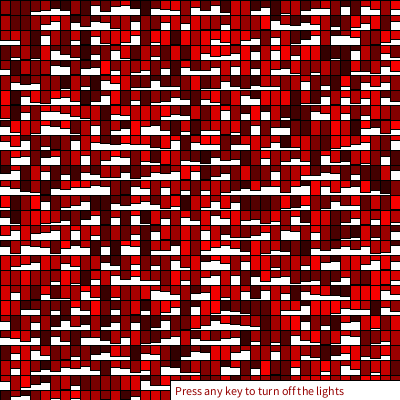
Frame 1 (no input)
Frame 60 (the mouse pressed at the canvas centre just before this capture): identical to frame 1, image omitted
Frame 120 (the mouse held since frame 60 and released just before this capture): identical to frame 1, image omitted

The Processing sketch that drew this single still picture (run headless with seeded random() and noise(); from frame 60 on, the mouse is pressed at the canvas centre):

// Processing sketch: processing_37377
// ── processing_37377.pde

//homework 5, version 3
//copyright Jessica Schafer, Sept. 2011, pittsburgh, pa

int x = 0;
int y = 0;
color clr = color(150, 0,0);

void setup ()
{
 size (400, 400);
 background (255);
}

void draw ()
{
 
 if (keyPressed)
   {
     fill (0, 2); 
     rect (0,0, width, height); 
    }
    
  while (x<=width && y<=height)
 {
  fill (clr);
  rect (x, y, 10, random (5, 20));
  x = x+10; 
  clr = color(random (50, 255), 0, 0);
  if (x == width)
    {
      x = 0;
      y = y+15;
    }
  fill (255);
  rect (170, 380, width, height);
  fill(clr);
  text ("Press any key to turn off the lights", 175, 395);
  } 



} 
 
             
